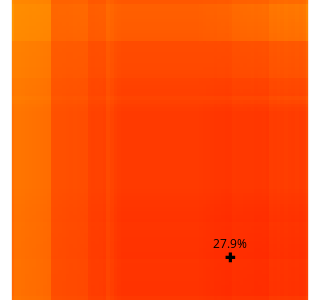
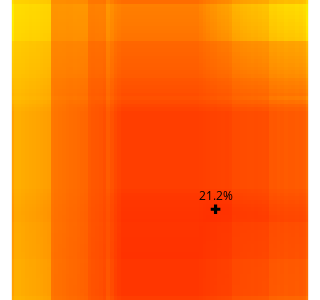
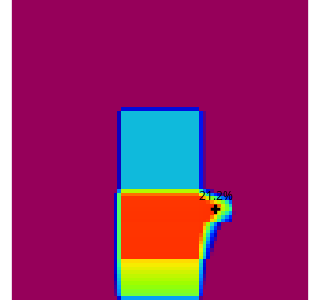
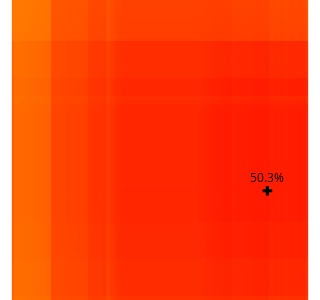

These figures' notebook cell, in order:
### Markdown cell above
### Saving Some Example Plots to HTML

### Code cell
plots = {
  "no-stake-risk-1.html": {"risk_coeff": 1, "promo_include_stake": False},
  "no-stake-risk-2.html": {"risk_coeff": 2, "promo_include_stake": False},
  "no-stake-risk-100.html": {"risk_coeff": 100, "promo_include_stake": False},
  "yes-stake-risk-1.html": {"risk_coeff": 1, "promo_include_stake": True},
  "yes-stake-risk-2.html": {"risk_coeff": 2, "promo_include_stake": True},
  "yes-stake-risk-100.html": {"risk_coeff": 100, "promo_include_stake": True}
}

for plot_name, plot_params in plots.items():
  plot_strategy(num_bets=1, **plot_params, self_hedging=True, stress_tax=0, save_plot=plot_name)

### Figure 1 — Plotly figure (JSON) as saved in the notebook; plotly's stock layout.template omitted (floating-point values rounded to 4 significant figures; data arrays with more than 128 entries replaced by an {"elided": "..."} marker saying what was removed)
{"data": [{"coloraxis": "coloraxis", "hovertemplate": "Bet 1 Odds: %{x}<br>Bet 2 Odds: %{y}<br>Risk-Adjusted Profit: %{z}%<extra></extra>", "name": "0", "type": "heatmap", "x": [-400, -390, -380, -370, -360, -350, -340, -330, -320, -310, -300, -290, -280, -270, -260, -250, -240, -230, -220, -210, -200, -190, -180, -170, -160, -150, -140, -130, -120, -110, -100, 100, 110, 120, 130, 140, 150, 160, 170, 180, 190, 200, 210, 220, 230, 240, 250, 260, 270, 280, 290, 300, 310, 320, 330, 340, 350, 360, 370, 380, 390, 400], "xaxis": "x", "y": [-400, -390, -380, -370, -360, -350, -340, -330, -320, -310, -300, -290, -280, -270, -260, -250, -240, -230, -220, -210, -200, -190, -180, -170, -160, -150, -140, -130, -120, -110, -100, 100, 110, 120, 130, 140, 150, 160, 170, 180, 190, 200, 210, 220, 230, 240, 250, 260, 270, 280, 290, 300, 310, 320, 330, 340, 350, 360, 370, 380, 390, 400], "yaxis": "y", "z": {"elided": "62x62 float values"}}, {"marker": {"color": "black", "size": 8, "symbol": "cross"}, "mode": "markers+text", "name": "Optimum Odds", "text": ["27.9%"], "textfont": {"color": "black"}, "textposition": "top center", "type": "scatter", "x": [190], "y": [290]}], "layout": {"coloraxis": {"cmax": 80, "cmid": 0, "cmin": -1000, "colorscale": [[0, "rgb(150,0,90)"], [0.125, "rgb(0,0,200)"], [0.25, "rgb(0,25,255)"], [0.375, "rgb(0,152,255)"], [0.5, "rgb(44,255,150)"], [0.625, "rgb(151,255,0)"], [0.75, "rgb(255,234,0)"], [0.875, "rgb(255,111,0)"], [1, "rgb(255,0,0)"]], "showscale": false}, "height": 300, "hoverdistance": 1, "margin": {"b": 0, "l": 0, "r": 0, "t": 0}, "showlegend": false, "title": {"font": {"family": "Arial", "size": 18}, "x": 0.5}, "width": 300, "xaxis": {"anchor": "y", "constrain": "domain", "domain": [0, 1], "range": [-400, 400], "scaleanchor": "y", "showticklabels": false}, "yaxis": {"anchor": "x", "autorange": "reversed", "constrain": "domain", "domain": [0, 1], "range": [-400, 400], "showticklabels": false}}}

### Figure 2 — Plotly figure (JSON) as saved in the notebook; plotly's stock layout.template omitted (floating-point values rounded to 4 significant figures; data arrays with more than 128 entries replaced by an {"elided": "..."} marker saying what was removed)
{"data": [{"coloraxis": "coloraxis", "hovertemplate": "Bet 1 Odds: %{x}<br>Bet 2 Odds: %{y}<br>Risk-Adjusted Profit: %{z}%<extra></extra>", "name": "0", "type": "heatmap", "x": [-400, -390, -380, -370, -360, -350, -340, -330, -320, -310, -300, -290, -280, -270, -260, -250, -240, -230, -220, -210, -200, -190, -180, -170, -160, -150, -140, -130, -120, -110, -100, 100, 110, 120, 130, 140, 150, 160, 170, 180, 190, 200, 210, 220, 230, 240, 250, 260, 270, 280, 290, 300, 310, 320, 330, 340, 350, 360, 370, 380, 390, 400], "xaxis": "x", "y": [-400, -390, -380, -370, -360, -350, -340, -330, -320, -310, -300, -290, -280, -270, -260, -250, -240, -230, -220, -210, -200, -190, -180, -170, -160, -150, -140, -130, -120, -110, -100, 100, 110, 120, 130, 140, 150, 160, 170, 180, 190, 200, 210, 220, 230, 240, 250, 260, 270, 280, 290, 300, 310, 320, 330, 340, 350, 360, 370, 380, 390, 400], "yaxis": "y", "z": {"elided": "62x62 float values"}}, {"marker": {"color": "black", "size": 8, "symbol": "cross"}, "mode": "markers+text", "name": "Optimum Odds", "text": ["21.2%"], "textfont": {"color": "black"}, "textposition": "top center", "type": "scatter", "x": [150], "y": [160]}], "layout": {"coloraxis": {"cmax": 80, "cmid": 0, "cmin": -1000, "colorscale": [[0, "rgb(150,0,90)"], [0.125, "rgb(0,0,200)"], [0.25, "rgb(0,25,255)"], [0.375, "rgb(0,152,255)"], [0.5, "rgb(44,255,150)"], [0.625, "rgb(151,255,0)"], [0.75, "rgb(255,234,0)"], [0.875, "rgb(255,111,0)"], [1, "rgb(255,0,0)"]], "showscale": false}, "height": 300, "hoverdistance": 1, "margin": {"b": 0, "l": 0, "r": 0, "t": 0}, "showlegend": false, "title": {"font": {"family": "Arial", "size": 18}, "x": 0.5}, "width": 300, "xaxis": {"anchor": "y", "constrain": "domain", "domain": [0, 1], "range": [-400, 400], "scaleanchor": "y", "showticklabels": false}, "yaxis": {"anchor": "x", "autorange": "reversed", "constrain": "domain", "domain": [0, 1], "range": [-400, 400], "showticklabels": false}}}

### Figure 3 — Plotly figure (JSON) as saved in the notebook; plotly's stock layout.template omitted (floating-point values rounded to 4 significant figures; data arrays with more than 128 entries replaced by an {"elided": "..."} marker saying what was removed)
{"data": [{"coloraxis": "coloraxis", "hovertemplate": "Bet 1 Odds: %{x}<br>Bet 2 Odds: %{y}<br>Risk-Adjusted Profit: %{z}%<extra></extra>", "name": "0", "type": "heatmap", "x": [-400, -390, -380, -370, -360, -350, -340, -330, -320, -310, -300, -290, -280, -270, -260, -250, -240, -230, -220, -210, -200, -190, -180, -170, -160, -150, -140, -130, -120, -110, -100, 100, 110, 120, 130, 140, 150, 160, 170, 180, 190, 200, 210, 220, 230, 240, 250, 260, 270, 280, 290, 300, 310, 320, 330, 340, 350, 360, 370, 380, 390, 400], "xaxis": "x", "y": [-400, -390, -380, -370, -360, -350, -340, -330, -320, -310, -300, -290, -280, -270, -260, -250, -240, -230, -220, -210, -200, -190, -180, -170, -160, -150, -140, -130, -120, -110, -100, 100, 110, 120, 130, 140, 150, 160, 170, 180, 190, 200, 210, 220, 230, 240, 250, 260, 270, 280, 290, 300, 310, 320, 330, 340, 350, 360, 370, 380, 390, 400], "yaxis": "y", "z": {"elided": "62x62 float values"}}, {"marker": {"color": "black", "size": 8, "symbol": "cross"}, "mode": "markers+text", "name": "Optimum Odds", "text": ["21.2%"], "textfont": {"color": "black"}, "textposition": "top center", "type": "scatter", "x": [150], "y": [160]}], "layout": {"coloraxis": {"cmax": 80, "cmid": 0, "cmin": -1000, "colorscale": [[0, "rgb(150,0,90)"], [0.125, "rgb(0,0,200)"], [0.25, "rgb(0,25,255)"], [0.375, "rgb(0,152,255)"], [0.5, "rgb(44,255,150)"], [0.625, "rgb(151,255,0)"], [0.75, "rgb(255,234,0)"], [0.875, "rgb(255,111,0)"], [1, "rgb(255,0,0)"]], "showscale": false}, "height": 300, "hoverdistance": 1, "margin": {"b": 0, "l": 0, "r": 0, "t": 0}, "showlegend": false, "title": {"font": {"family": "Arial", "size": 18}, "x": 0.5}, "width": 300, "xaxis": {"anchor": "y", "constrain": "domain", "domain": [0, 1], "range": [-400, 400], "scaleanchor": "y", "showticklabels": false}, "yaxis": {"anchor": "x", "autorange": "reversed", "constrain": "domain", "domain": [0, 1], "range": [-400, 400], "showticklabels": false}}}

### Figure 4 — Plotly figure (JSON) as saved in the notebook; plotly's stock layout.template omitted (floating-point values rounded to 4 significant figures; data arrays with more than 128 entries replaced by an {"elided": "..."} marker saying what was removed)
{"data": [{"coloraxis": "coloraxis", "hovertemplate": "Bet 1 Odds: %{x}<br>Bet 2 Odds: %{y}<br>Risk-Adjusted Profit: %{z}%<extra></extra>", "name": "0", "type": "heatmap", "x": [-400, -390, -380, -370, -360, -350, -340, -330, -320, -310, -300, -290, -280, -270, -260, -250, -240, -230, -220, -210, -200, -190, -180, -170, -160, -150, -140, -130, -120, -110, -100, 100, 110, 120, 130, 140, 150, 160, 170, 180, 190, 200, 210, 220, 230, 240, 250, 260, 270, 280, 290, 300, 310, 320, 330, 340, 350, 360, 370, 380, 390, 400], "xaxis": "x", "y": [-400, -390, -380, -370, -360, -350, -340, -330, -320, -310, -300, -290, -280, -270, -260, -250, -240, -230, -220, -210, -200, -190, -180, -170, -160, -150, -140, -130, -120, -110, -100, 100, 110, 120, 130, 140, 150, 160, 170, 180, 190, 200, 210, 220, 230, 240, 250, 260, 270, 280, 290, 300, 310, 320, 330, 340, 350, 360, 370, 380, 390, 400], "yaxis": "y", "z": {"elided": "62x62 float values"}}, {"marker": {"color": "black", "size": 8, "symbol": "cross"}, "mode": "markers+text", "name": "Optimum Odds", "text": ["50.3%"], "textfont": {"color": "black"}, "textposition": "top center", "type": "scatter", "x": [290], "y": [110]}], "layout": {"coloraxis": {"cmax": 80, "cmid": 0, "cmin": -1000, "colorscale": [[0, "rgb(150,0,90)"], [0.125, "rgb(0,0,200)"], [0.25, "rgb(0,25,255)"], [0.375, "rgb(0,152,255)"], [0.5, "rgb(44,255,150)"], [0.625, "rgb(151,255,0)"], [0.75, "rgb(255,234,0)"], [0.875, "rgb(255,111,0)"], [1, "rgb(255,0,0)"]], "showscale": false}, "height": 300, "hoverdistance": 1, "margin": {"b": 0, "l": 0, "r": 0, "t": 0}, "showlegend": false, "title": {"font": {"family": "Arial", "size": 18}, "x": 0.5}, "width": 300, "xaxis": {"anchor": "y", "constrain": "domain", "domain": [0, 1], "range": [-400, 400], "scaleanchor": "y", "showticklabels": false}, "yaxis": {"anchor": "x", "autorange": "reversed", "constrain": "domain", "domain": [0, 1], "range": [-400, 400], "showticklabels": false}}}
